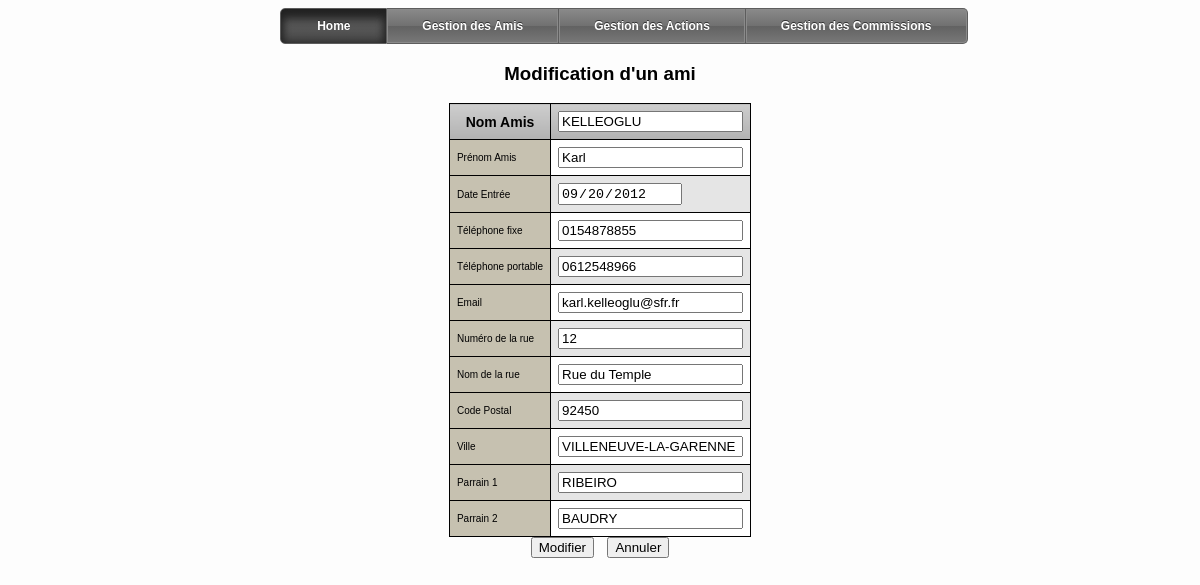
Page /modifierami.php?reference=2 (signed in) on the committed database.
### tables this page shows
CREATE TABLE IF NOT EXISTS `amis` (
  `id_amis` int(11) NOT NULL AUTO_INCREMENT,
  `nom_amis` varchar(50) DEFAULT NULL,
  `prenom_amis` varchar(50) DEFAULT NULL,
  `date_entree` date DEFAULT NULL,
  `tel_fixe` varchar(10) DEFAULT NULL,
  `tel_port` varchar(10) DEFAULT NULL,
  `email` varchar(50) DEFAULT NULL,
  `num_adr` varchar(5) DEFAULT NULL,
  `rue_adr` varchar(50) DEFAULT NULL,
  `cp_adr` varchar(5) DEFAULT NULL,
  `ville_adr` varchar(50) DEFAULT NULL,
  `parrain1` varchar(50) DEFAULT NULL,
  `parrain2` varchar(50) DEFAULT NULL,
  PRIMARY KEY (`id_amis`)
);

### modifierami.php (the view, shortened to what this page needs)
<?php
include('menusecretaire.php');
?>
<html>
<head>
<link rel ="stylesheet" href="style.css" name="text/css"/>
</head>
<body>
<?php
if(isset($_GET['reference']))
{
$sql1="select * from amis where id_amis='".$_GET['reference']."'";
$r1=mysql_query($sql1);
while($enreg=mysql_fetch_array($r1))
{
?>
<center>
<h3>Modification d'un ami</h3>
<div class="tableau">
<form action="modifierami.php" method="post">
<table >
<tr><td bgcolor="#C6C1B0">Nom Amis</td><td><input type="text" class="UpperCase" name="nom_amis"
value="<?php echo $enreg['nom_amis']; ?>"></td></tr>
<tr><td bgcolor="#C6C1B0">Prénom Amis</td><td><input type="text"
name="prenom_amis" value="<?php echo $enreg['prenom_amis']; ?>"></td></tr>
<tr><td bgcolor="#C6C1B0">Date Entrée</td><td><input readonly="readonly" input type="date" name="date_entree"
value="<?php echo $enreg['date_entree']; ?>"></td></tr>
<tr><td bgcolor="#C6C1B0">Téléphone fixe</td><td><input type="number"/ name="tel_fixe"
value="<?php echo $enreg['tel_fixe']; ?>"></td></tr>
<tr><td bgcolor="#C6C1B0">Téléphone portable</td><td><input type="number"/ name="tel_port"
value="<?php echo $enreg['tel_port']; ?>"></td></tr>
<tr><td bgcolor="#C6C1B0">Email</td><td><input type="text" name="email"
value="<?php echo $enreg['email']; ?>"></td></tr>
<tr><td bgcolor="#C6C1B0">Numéro de la rue</td><td><input type="number"/ name="num_adr"
value="<?php echo $enreg['num_adr']; ?>"></td></tr>
<tr><td bgcolor="#C6C1B0">Nom de la rue</td><td><input type="text" name="rue_adr"
value="<?php echo $enreg['rue_adr']; ?>"></td></tr>
<tr><td bgcolor="#C6C1B0">Code Postal</td><td><input type="number"/ name="cp_adr"
value="<?php echo $enreg['cp_adr']; ?>"></td></tr>
<tr><td bgcolor="#C6C1B0">Ville</td><td><input type="text" class="UpperCase" name="ville_adr"
value="<?php echo $enreg['ville_adr']; ?>"></td></tr>
<tr><td bgcolor="#C6C1B0">Parrain 1</td><td><input readonly="readonly" input type="text" name="parrain1"
value="<?php echo $enreg['parrain1']; ?>"></td></tr>
<tr><td bgcolor="#C6C1B0">Parrain 2</td><td><input readonly="readonly" input type="text" name="parrain2"
value="<?php echo $enreg['parrain2']; ?>"></td></tr>
</table>
<input type="submit" value="Modifier"> &nbsp;&nbsp;<input type="reset" value="Annuler">
</form>
</center>
<?php
}
}
?>
</body>
</html>

### style.css (style rules this page uses)
.tableau { margin:0px;padding:0px; border:0px solid #000000; -moz-border-radius-bottomleft:0px; -webkit-border-bottom-left-radius:0px; border-bottom-left-radius:0px; -moz-border-radius-bottomright:0px; -webkit-border-bottom-right-radius:0px; border-bottom-right-radius:0px; -moz-border-radius-topright:0px; -webkit-border-top-right-radius:0px; border-top-right-radius:0px; -moz-border-radius-topleft:0px; -webkit-border-top-left-radius:0px; border-top-left-radius:0px; }
.tableau table { border-collapse: collapse; border-spacing: 0; margin:0px;padding:0px; border:1px solid #000000; }
.tableau tr:last-child td:last-child { -moz-border-radius-bottomright:0px; -webkit-border-bottom-right-radius:0px; border-bottom-right-radius:0px; }
.tableau table tr:first-child td:first-child { -moz-border-radius-topleft:0px; -webkit-border-top-left-radius:0px; border-top-left-radius:0px; }
.tableau table tr:first-child td:last-child { -moz-border-radius-topright:0px; -webkit-border-top-right-radius:0px; border-top-right-radius:0px; }
.tableau tr:last-child td:first-child { -moz-border-radius-bottomleft:0px; -webkit-border-bottom-left-radius:0px; border-bottom-left-radius:0px; }
.tableau tr:nth-child(odd) { background-color:#e5e5e5; }
.tableau tr:nth-child(even) { background-color:#ffffff; }
.tableau td { vertical-align:middle; border:1px solid #000000; border-width:1px 1px 1px 1px; text-align:left; padding:7px; font-size:10px; font-family:Arial; font-weight:normal; color:#000000; }
.tableau tr:last-child td { border-width:0px 1px 0px 0px; }
.tableau tr td:last-child { border-width:0px 0px 1px 0px; }
.tableau tr:last-child td:last-child { border-width:0px 0px 0px 0px; }
.tableau tr:first-child td { background:-o-linear-gradient(bottom, #cccccc 5%, #b2b2b2 100%); background:-webkit-gradient( linear, left top, left bottom, color-stop(0.05, #cccccc), color-stop(1, #b2b2b2) ); background:-moz-linear-gradient( center top, #cccccc 5%, #b2b2b2 100% ); filter:progid:DXImageTransform.Microsoft.gradient(startColorstr="#cccccc", endColorstr="#b2b2b2"); background: -o-linear-gradient(top,#cccccc,b2b2b2); background-color:#cccccc; border:0px solid #000000; text-align:center; border-width:0px 0px 1px 1px; font-size:14px; font-family:Arial; font-weight:bold; color:#000000; }
.tableau tr:first-child td:first-child { border-width:0px 0px 1px 0px; }
.tableau tr:first-child td:last-child { border-width:0px 0px 1px 1px; }

### modifierami.php (style rules this page uses)
.UpperCase { text-transform: uppercase }

### rows in the picture
amis: nom_amis "KELLEOGLU", prenom_amis "Karl", date_entree "09/20/2012", tel_fixe "0154878855", tel_port "0612548966", email "karl.kelleoglu@sfr.fr", num_adr "12", rue_adr "Rue du Temple", cp_adr "92450", ville_adr "VILLENEUVE-LA-GARENNE", parrain1 "RIBEIRO", parrain2 "BAUDRY"
